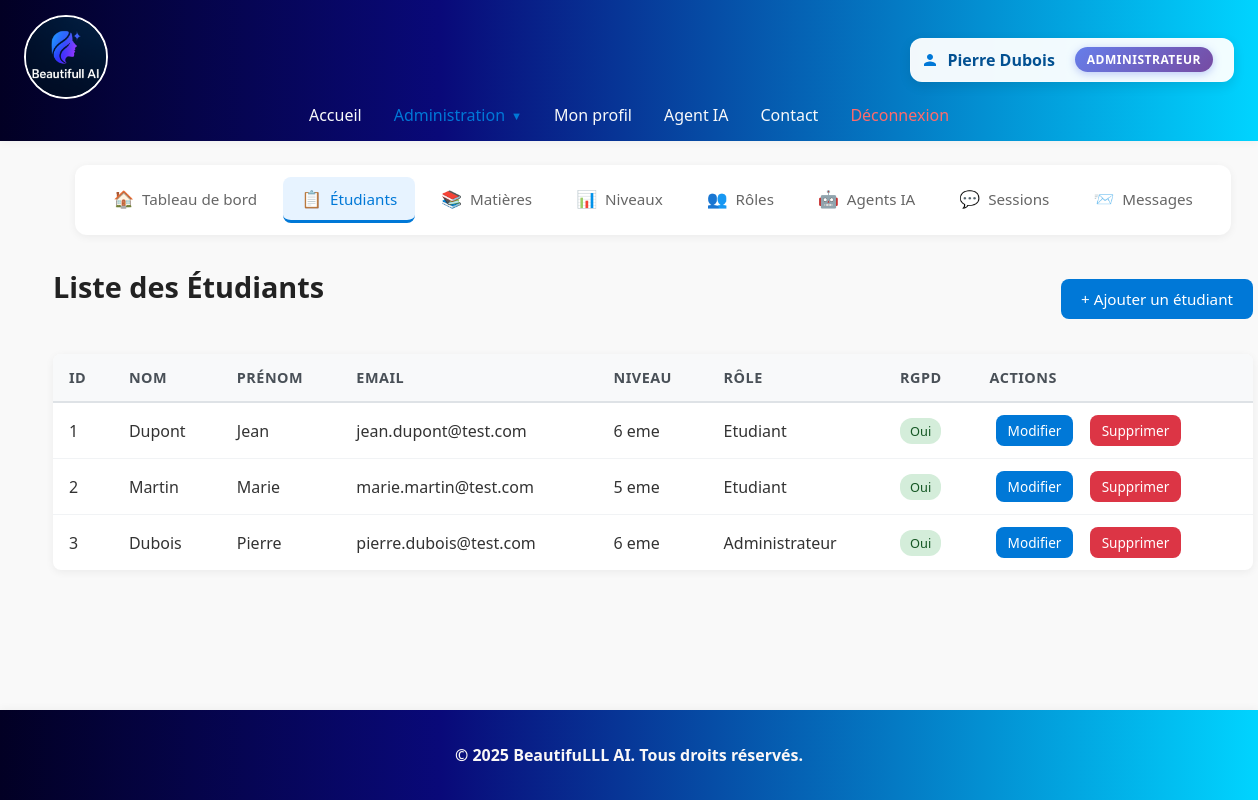
The page /index.php?action=etudiant_list (signed in) on the database as committed earlier.
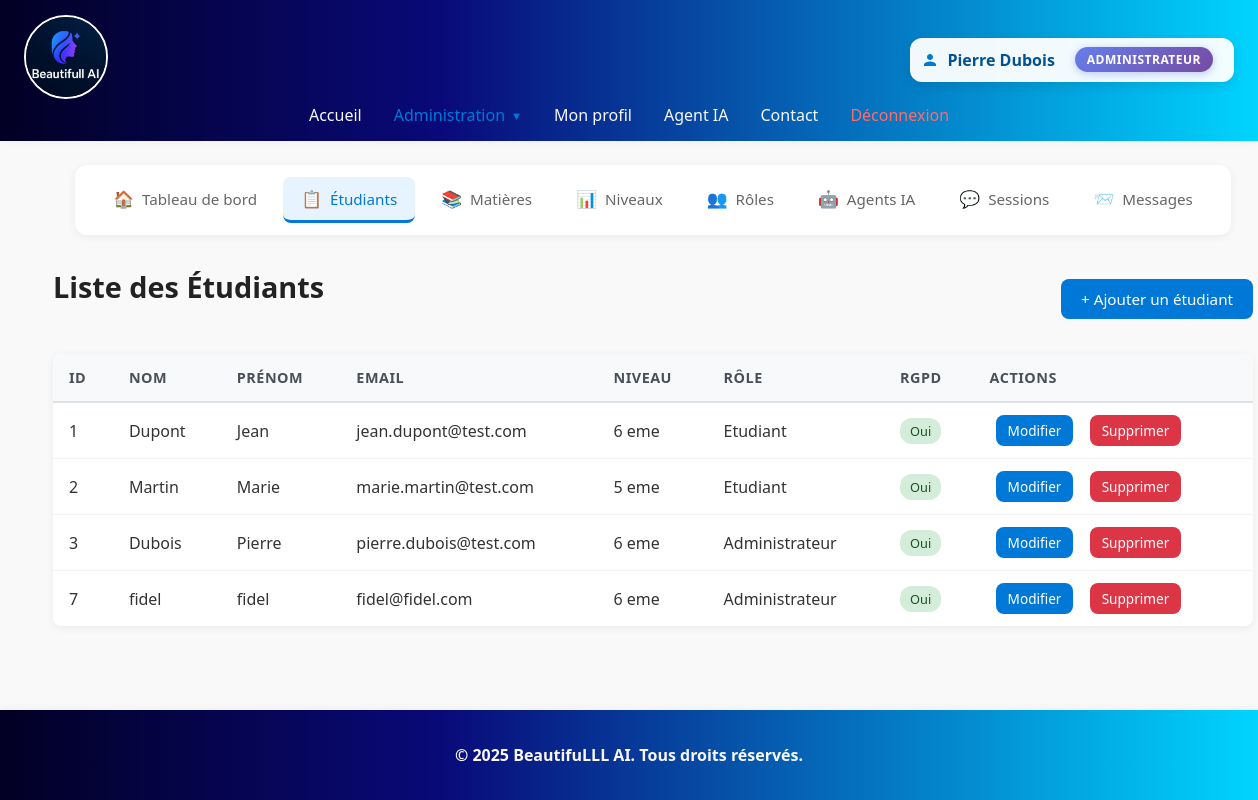
The same page on the database as committed later.
### tables this page shows
CREATE TABLE IF NOT EXISTS `etudiants` (
  `id_etudiant` int NOT NULL AUTO_INCREMENT,
  `nom` varchar(50) NOT NULL,
  `prenom` varchar(50) NOT NULL,
  `email` varchar(100) NOT NULL,
  `avatar` varchar(255) DEFAULT NULL,
  `passwordhash` varchar(255) NOT NULL,
  `date_inscription` datetime NOT NULL DEFAULT CURRENT_TIMESTAMP,
  `consentement_rgpd` tinyint(1) NOT NULL DEFAULT '0',
  `id_niveau` int NOT NULL,
  `id_role` int NOT NULL,
  PRIMARY KEY (`id_etudiant`),
  UNIQUE KEY `email` (`email`),
  KEY `id_niveau` (`id_niveau`),
  KEY `id_role` (`id_role`)
);

### php-crud/model/etudiant.php (called while the page is built, shortened)
<?php
require_once __DIR__ . '/../config/Database.php';
class Etudiants
{
    private $conn;
    public function __construct()
    {
        $database = new Database();
        $this->conn = $database->connect();
    }
    public function read()
    {
        $sql = "SELECT * FROM Etudiants";
        $stmt = $this->conn->prepare($sql);
        $stmt->execute();
        return $stmt->fetchAll(\PDO::FETCH_ASSOC);
    }
}
?>

### php-crud/config/Database.php (called while the page is built, shortened)
<?php
class Database
{
    private $host = '127.0.0.1';
    private $dbName = 'ia_educative';
    private $username = 'root';
    private $password = '';
    public function connect()
    {
        try {
            $this->connection = new PDO(
                "mysql:host={$this->host};dbname={$this->dbName}",
                $this->username,
                $this->password
            );
            $this->connection->setAttribute(PDO::ATTR_ERRMODE, PDO::ERRMODE_EXCEPTION);
            return $this->connection;
        } catch (PDOException $e) {
            die("Database connection failed: " . $e->getMessage());
        }
    }
}

### php-crud/controllers/EtudiantController.php (called while the page is built, shortened)
<?php
require_once __DIR__ . '/../model/etudiant.php';
require_once __DIR__ . '/../model/role.php';
require_once __DIR__ . '/../model/niveau.php';
class EtudiantController
{
    public function getEtudiantsWithDetails()
    {
        $etudiantModel = new Etudiants();
        $etudiants = $etudiantModel->read();
        $roleModel = new Role();
        $niveauModel = new Niveau();
        foreach ($etudiants as &$etudiant) {
            $role = $roleModel->readSingle($etudiant['id_role']);
            $etudiant['role'] = $role ? $role['nom_role'] : null;
            $niveau = $niveauModel->readSingle($etudiant['id_niveau']);
        }
        return $etudiants;
    }
}

### php-crud/model/role.php (called while the page is built, shortened)
<?php
require_once __DIR__ . '/../config/Database.php';
class Role
{
    private $conn;
    public function __construct()
    {
        $database = new Database();
        $this->conn = $database->connect();
    }
    public function readSingle($id) {
        $sql = "SELECT * FROM role WHERE id_role = :id";
        $stmt = $this->conn->prepare($sql);
        $stmt->bindParam(':id', $id);
        $stmt->execute();
        return $stmt->fetch(\PDO::FETCH_ASSOC);
    }
}
?>

### php-crud/model/niveau.php (called while the page is built, shortened)
<?php
require_once __DIR__ . '/../config/Database.php';
class Niveau{
    private $conn;
    public function __construct(){
        $database = new Database();
        $this->conn = $database->connect();
    }
    public function readSingle($id) {
        $sql = "SELECT * FROM niveau WHERE id_niveau = :id";
        $stmt = $this->conn->prepare($sql);
        $stmt->bindParam(':id', $id);
        $stmt->execute();
        return $stmt->fetch(\PDO::FETCH_ASSOC);
    }
}
?>

### php-crud/views/etudiants/list.php (the view, shortened to what this page needs)
<?php
require_once __DIR__ . '/../../controllers/EtudiantController.php';
$etudiantController = new \Controllers\EtudiantController();
$etudiants = $etudiantController->getEtudiantsWithDetails();
?>
<?php include __DIR__ . '/../../includes/crud_nav.php'; ?>
<div class="crud-container">
    <div class="crud-header">
        <h1 class="page-title">Liste des Étudiants</h1>
        <a href="index.php?action=creer_etudiant" class="btn btn-primary">+ Ajouter un étudiant</a>
    </div>
    <table class="crud-table">
        <thead>
            <tr>
                <th>ID</th>
                <th>Nom</th>
                <th>Prénom</th>
                <th>Email</th>
                <th>Niveau</th>
                <th>Rôle</th>
                <th>RGPD</th>
                <th>Actions</th>
            </tr>
        </thead>
        <tbody>
            <?php foreach ($etudiants as $etudiant): ?>
                <tr>
                    <td><?= htmlspecialchars($etudiant['id_etudiant']) ?></td>
                    <td><?= htmlspecialchars($etudiant['nom']) ?></td>
                    <td><?= htmlspecialchars($etudiant['prenom']) ?></td>
                    <td><?= htmlspecialchars($etudiant['email']) ?></td>
                    <td><?= htmlspecialchars($etudiant['niveau'] ?? $etudiant['id_niveau']) ?></td>
                    <td><?= htmlspecialchars($etudiant['role'] ?? $etudiant['id_role']) ?></td>
                    <td>
                        <?php if ($etudiant['consentement_rgpd']): ?>
                            <span class="badge badge-success">Oui</span>
                        <?php else: ?>
                            <span class="badge badge-danger">Non</span>
                        <?php endif; ?>
                    </td>
                    <td>
                        <a href="index.php?action=modifier_etudiant&id=<?= htmlspecialchars($etudiant['id_etudiant']) ?>" class="btn btn-primary btn-sm">Modifier</a>
                        <a href="index.php?action=supprimer_etudiant&id=<?= htmlspecialchars($etudiant['id_etudiant']) ?>" class="btn btn-danger btn-sm">Supprimer</a>
                    </td>
                </tr>
            <?php endforeach; ?>
        </tbody>
    </table>
</div>

Rows that differ between the two databases and show on the page:
added etudiants: id_etudiant "7", nom "fidel", prenom "fidel", email "fidel@fidel.com", niveau "6 eme", role "Administrateur", consentement_rgpd "Oui"
